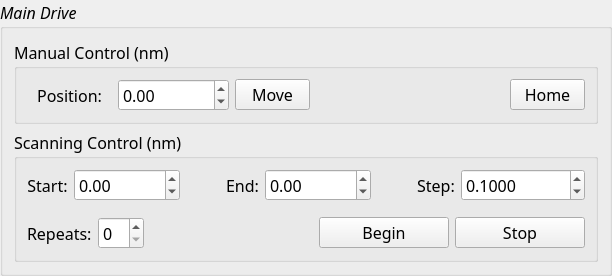
             <widget class="QGroupBox" name="main_drive_groupbox">
              <property name="font">
               <font>
                <family>Segoe UI Semibold</family>
                <pointsize>12</pointsize>
                <italic>true</italic>
               </font>
              </property>
              <property name="title">
               <string>Main Drive</string>
              </property>
              <property name="flat">
               <bool>true</bool>
              </property>
              <layout class="QVBoxLayout" name="verticalLayout_5">
               <item>
                <widget class="QGroupBox" name="mancon_groupbox">
                 <property name="maximumSize">
                  <size>
                   <width>595</width>
                   <height>16777215</height>
                  </size>
                 </property>
                 <property name="font">
                  <font>
                   <family>Segoe UI Semibold</family>
                   <pointsize>12</pointsize>
                   <italic>false</italic>
                   <underline>false</underline>
                  </font>
                 </property>
                 <property name="title">
                  <string>Manual Control (nm)</string>
                 </property>
                 <layout class="QVBoxLayout" name="verticalLayout_12" stretch="0">
                  <property name="spacing">
                   <number>6</number>
                  </property>
                  <property name="leftMargin">
                   <number>5</number>
                  </property>
                  <property name="topMargin">
                   <number>5</number>
                  </property>
                  <property name="rightMargin">
                   <number>5</number>
                  </property>
                  <property name="bottomMargin">
                   <number>5</number>
                  </property>
                  <item>
                   <layout class="QHBoxLayout" name="horizontalLayout_8">
                    <property name="leftMargin">
                     <number>5</number>
                    </property>
                    <property name="topMargin">
                     <number>5</number>
                    </property>
                    <property name="rightMargin">
                     <number>5</number>
                    </property>
                    <property name="bottomMargin">
                     <number>5</number>
                    </property>
                    <item>
                     <widget class="QLabel" name="pos_set_label">
                      <property name="minimumSize">
                       <size>
                        <width>85</width>
                        <height>0</height>
                       </size>
                      </property>
                      <property name="maximumSize">
                       <size>
                        <width>85</width>
                        <height>16777215</height>
                       </size>
                      </property>
                      <property name="text">
                       <string>Position:</string>
                      </property>
                      <property name="alignment">
                       <set>Qt::AlignCenter</set>
                      </property>
                     </widget>
                    </item>
                    <item>
                     <widget class="QDoubleSpinBox" name="pos_set_spinbox">
                      <property name="minimumSize">
                       <size>
                        <width>111</width>
                        <height>0</height>
                       </size>
                      </property>
                      <property name="maximumSize">
                       <size>
                        <width>111</width>
                        <height>16777215</height>
                       </size>
                      </property>
                      <property name="decimals">
                       <number>2</number>
                      </property>
                      <property name="minimum">
                       <double>-50000.000000000000000</double>
                      </property>
                      <property name="maximum">
                       <double>5000000.000000000000000</double>
                      </property>
                     </widget>
                    </item>
                    <item>
                     <widget class="QPushButton" name="move_pos_button">
                      <property name="minimumSize">
                       <size>
                        <width>75</width>
                        <height>0</height>
                       </size>
                      </property>
                      <property name="maximumSize">
                       <size>
                        <width>75</width>
                        <height>16777215</height>
                       </size>
                      </property>
                      <property name="font">
                       <font>
                        <family>Segoe UI Semibold</family>
                       </font>
                      </property>
                      <property name="text">
                       <string>Move</string>
                      </property>
                     </widget>
                    </item>
                    <item>
                     <spacer name="horizontalSpacer_2">
                      <property name="orientation">
                       <enum>Qt::Horizontal</enum>
                      </property>
                      <property name="sizeHint" stdset="0">
                       <size>
                        <width>40</width>
                        <height>20</height>
                       </size>
                      </property>
                     </spacer>
                    </item>
                    <item>
                     <widget class="QPushButton" name="home_button">
                      <property name="minimumSize">
                       <size>
                        <width>75</width>
                        <height>0</height>
                       </size>
                      </property>
                      <property name="maximumSize">
                       <size>
                        <width>75</width>
                        <height>16777215</height>
                       </size>
                      </property>
                      <property name="font">
                       <font>
                        <family>Segoe UI Semibold</family>
                        <pointsize>12</pointsize>
                        <underline>false</underline>
                       </font>
                      </property>
                      <property name="text">
                       <string>Home</string>
                      </property>
                     </widget>
                    </item>
                   </layout>
                  </item>
                 </layout>
                </widget>
               </item>
               <item>
                <widget class="QGroupBox" name="scancon_groupbox">
                 <property name="maximumSize">
                  <size>
                   <width>595</width>
                   <height>16777215</height>
                  </size>
                 </property>
                 <property name="font">
                  <font>
                   <family>Segoe UI Semibold</family>
                   <pointsize>12</pointsize>
                   <italic>false</italic>
                  </font>
                 </property>
                 <property name="title">
                  <string>Scanning Control (nm)</string>
                 </property>
                 <layout class="QVBoxLayout" name="verticalLayout_7" stretch="0,0">
                  <property name="leftMargin">
                   <number>5</number>
                  </property>
                  <property name="topMargin">
                   <number>5</number>
                  </property>
                  <property name="rightMargin">
                   <number>5</number>
                  </property>
                  <property name="bottomMargin">
                   <number>5</number>
                  </property>
                  <item>
                   <layout class="QHBoxLayout" name="horizontalLayout_6">
                    <property name="leftMargin">
                     <number>5</number>
                    </property>
                    <property name="topMargin">
                     <number>5</number>
                    </property>
                    <property name="rightMargin">
                     <number>5</number>
                    </property>
                    <property name="bottomMargin">
                     <number>5</number>
                    </property>
                    <item>
                     <widget class="QLabel" name="start_set_label">
                      <property name="text">
                       <string>Start:</string>
                      </property>
                      <property name="alignment">
                       <set>Qt::AlignCenter</set>
                      </property>
                     </widget>
                    </item>
                    <item>
                     <widget class="QDoubleSpinBox" name="start_set_spinbox">
                      <property name="decimals">
                       <number>2</number>
                      </property>
                      <property name="minimum">
                       <double>-9999.000000000000000</double>
                      </property>
                      <property name="maximum">
                       <double>500000.000000000000000</double>
                      </property>
                      <property name="singleStep">
                       <double>0.010000000000000</double>
                      </property>
                     </widget>
                    </item>
                    <item>
                     <spacer name="horizontalSpacer_3">
                      <property name="orientation">
                       <enum>Qt::Horizontal</enum>
                      </property>
                      <property name="sizeHint" stdset="0">
                       <size>
                        <width>40</width>
                        <height>20</height>
                       </size>
                      </property>
                     </spacer>
                    </item>
                    <item>
                     <widget class="QLabel" name="end_set_label">
                      <property name="text">
                       <string>End:</string>
                      </property>
                      <property name="alignment">
                       <set>Qt::AlignCenter</set>
                      </property>
                     </widget>
                    </item>
                    <item>
                     <widget class="QDoubleSpinBox" name="end_set_spinbox">
                      <property name="decimals">
                       <number>2</number>
                      </property>
                      <property name="minimum">
                       <double>-9999.000000000000000</double>
                      </property>
                      <property name="maximum">
                       <double>500000.000000000000000</double>
                      </property>
                      <property name="singleStep">
                       <double>0.010000000000000</double>
                      </property>
                     </widget>
                    </item>
                    <item>
                     <spacer name="horizontalSpacer_4">
                      <property name="orientation">
                       <enum>Qt::Horizontal</enum>
                      </property>
                      <property name="sizeHint" stdset="0">
                       <size>
                        <width>40</width>
                        <height>20</height>
                       </size>
                      </property>
                     </spacer>
                    </item>
                    <item>
                     <widget class="QLabel" name="step_set_label">
                      <property name="text">
                       <string>Step:</string>
                      </property>
                      <property name="alignment">
                       <set>Qt::AlignCenter</set>
                      </property>
                     </widget>
                    </item>
                    <item>
                     <widget class="QDoubleSpinBox" name="step_set_spinbox">
                      <property name="suffix">
                       <string/>
                      </property>
                      <property name="decimals">
                       <number>4</number>
                      </property>
                      <property name="minimum">
                       <double>0.000100000000000</double>
                      </property>
                      <property name="maximum">
                       <double>500000.000000000000000</double>
                      </property>
                      <property name="singleStep">
                       <double>0.010000000000000</double>
                      </property>
                      <property name="value">
                       <double>0.100000000000000</double>
                      </property>
                     </widget>
                    </item>
                   </layout>
                  </item>
                  <item>
                   <layout class="QHBoxLayout" name="horizontalLayout_14">
                    <property name="leftMargin">
                     <number>5</number>
                    </property>
                    <property name="topMargin">
                     <number>5</number>
                    </property>
                    <property name="rightMargin">
                     <number>5</number>
                    </property>
                    <property name="bottomMargin">
                     <number>5</number>
                    </property>
                    <item>
                     <widget class="QLabel" name="label_6">
                      <property name="text">
                       <string>Repeats:</string>
                      </property>
                     </widget>
                    </item>
                    <item>
                     <widget class="QSpinBox" name="scan_repeats"/>
                    </item>
                    <item>
                     <spacer name="horizontalSpacer_5">
                      <property name="orientation">
                       <enum>Qt::Horizontal</enum>
                      </property>
                      <property name="sizeHint" stdset="0">
                       <size>
                        <width>40</width>
                        <height>20</height>
                       </size>
                      </property>
                     </spacer>
                    </item>
                    <item>
                     <widget class="QPushButton" name="begin_scan_button">
                      <property name="minimumSize">
                       <size>
                        <width>130</width>
                        <height>0</height>
                       </size>
                      </property>
                      <property name="text">
                       <string>Begin</string>
                      </property>
                     </widget>
                    </item>
                    <item>
                     <widget class="QPushButton" name="stop_scan_button">
                      <property name="minimumSize">
                       <size>
                        <width>130</width>
                        <height>0</height>
                       </size>
                      </property>
                      <property name="text">
                       <string>Stop</string>
                      </property>
                     </widget>
                    </item>
                   </layout>
                  </item>
                 </layout>
                </widget>
               </item>
              </layout>
             </widget>
